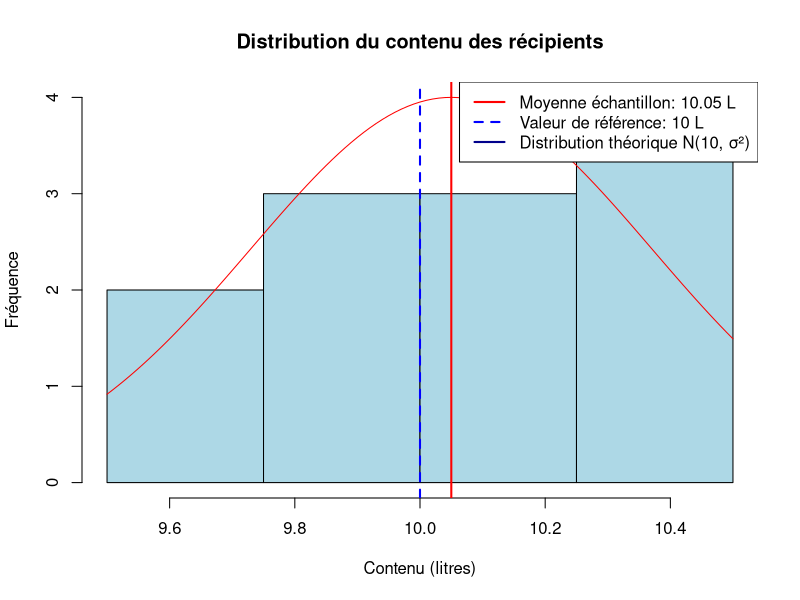

Generate this figure with R:
# Données des contenus en litres
contenus <- c(10.1, 9.8, 10.2, 10.3, 10.4, 9.8, 9.9, 10.4, 10.2, 9.5, 10.4, 9.6)

# Paramètres
n <- length(contenus)         # Taille de l'échantillon
mu0 <- 10                     # Valeur de référence à tester
alpha <- 0.05                 # Niveau de signification

# Statistiques descriptives
moyenne <- mean(contenus)
ecart_type <- sd(contenus)
erreur_standard <- ecart_type / sqrt(n)

# Affichage des statistiques descriptives
cat("Analyse du contenu des récipients en plastique\n")
cat("--------------------------------------------\n")
cat(sprintf("Nombre d'échantillons: %d\n", n))
cat(sprintf("Contenu moyen: %.4f litres\n", moyenne))
cat(sprintf("Écart-type échantillon: %.4f litres\n", ecart_type))

# Nombre de classes pour l'histogramme (adapté pour petit échantillon)
k <- ceiling(sqrt(n))
cat(sprintf("Nombre de classes pour l'histogramme: %d\n", k))
# Création d'une séquence de classes pour l'histogramme
seq_classes <- seq(9.5, 10.5, by=0.25)

# Création des classes pour l'histogramme et calcul des fréquences observées
hist_obj <- hist(contenus, plot = FALSE, breaks = k)
observed_counts <- hist_obj$counts
breaks <- hist_obj$breaks
mids <- hist_obj$mids

# Calcul des fréquences théoriques selon N(10, σ²)
expected_probs <- diff(pnorm(breaks, mean = mu0, sd = ecart_type))
expected_counts <- expected_probs * n

# Test du chi-deux
chi_stat <- sum((observed_counts - expected_counts)^2 / expected_counts)
df <- length(observed_counts) - 1  # Degrés de liberté
p_value_chi <- pchisq(chi_stat, df = df, lower.tail = FALSE)

# Valeur critique pour le chi-deux
chi_critique <- qchisq(1 - alpha, df = df)

# Affichage des résultats du test chi-deux
cat("\nTest d'hypothèse (chi-deux)\n")
cat(sprintf("H0: La distribution suit une loi N(%.1f, σ²)\n", mu0))
cat(sprintf("H1: La distribution ne suit pas une loi N(%.1f, σ²)\n", mu0))
cat(sprintf("Statistique chi-deux calculée: %.4f\n", chi_stat))
cat(sprintf("Valeur critique (α = %.2f, dl = %d): %.4f\n", alpha, df, chi_critique))
cat(sprintf("p-value: %.4f\n", p_value_chi))

# Conclusion du test chi-deux
cat("\nConclusion:\n")
if (chi_stat > chi_critique) {
  cat(sprintf("Comme χ² = %.4f > %.4f et p-value = %.4f < %.2f, nous rejetons H0.\n",
              chi_stat, chi_critique, p_value_chi, alpha))

  if (moyenne > mu0) {
    cat("De plus, la moyenne échantillon (%.4f) est supérieure à 10.\n", moyenne)
    cat("On peut affirmer, avec un faible risque de se tromper, que le contenu moyen est strictement supérieur à 10 litres.\n")
  } else {
    cat("Cependant, la moyenne échantillon (%.4f) n'est pas supérieure à 10.\n", moyenne)
    cat("On ne peut pas conclure que le contenu moyen est strictement supérieur à 10 litres.\n")
  }
} else {
  cat(sprintf("Comme χ² = %.4f < %.4f et p-value = %.4f > %.2f, nous ne pouvons pas rejeter H0.\n",
              chi_stat, chi_critique, p_value_chi, alpha))
  cat("On ne peut pas affirmer, avec un faible risque de se tromper, que le contenu moyen est strictement supérieur à 10 litres.\n")
}

# Représentation graphique
hist(contenus,
     breaks = seq_classes,
     col = "lightblue",
     main = "Distribution du contenu des récipients",
     xlab = "Contenu (litres)",
     ylab = "Fréquence",
     freq = TRUE)

# Tracer la distribution théorique
max_density <- max(dnorm(seq(min(contenus), max(contenus), length.out=100), mean=moyenne, sd=ecart_type))
scale_factor <- 4 / max_density  # Ajuste pour que le sommet de la courbe atteigne 11
# Tracer la courbe ajustée
curve(scale_factor * dnorm(x, mean = moyenne, sd = ecart_type), add = TRUE, col = "red")

# Ajout de lignes verticales pour la moyenne échantillon et la valeur de référence
abline(v = moyenne, col = "red", lwd = 2)
abline(v = mu0, col = "blue", lwd = 2, lty = 2)

# Légende
legend("topright",
       legend = c(paste("Moyenne échantillon:", round(moyenne, 4), "L"),
                  paste("Valeur de référence:", mu0, "L"),
                  "Distribution théorique N(10, σ²)"),
       col = c("red", "blue", "darkblue"),
       lwd = c(2, 2, 2),
       lty = c(1, 2, 1))

# Alternative avec la fonction intégrée
cat("\nRésultat avec la fonction intégrée chisq.test():\n")
chitest <- chisq.test(observed_counts, p = expected_probs, rescale.p = TRUE)
print(chitest)

# Afficher les effectifs par classe
cat("\nEffectifs par classe:\n")
for(i in seq_along(observed_counts)) {
  cat(sprintf("Classe %d [%.2f-%.2f]: Observés = %.0f, Attendus = %.2f\n",
              i, breaks[i], breaks[i+1], observed_counts[i], expected_counts[i]))
}

# Vérification avec le test de Kolmogorov-Smirnov
ks_test <- ks.test(contenus, "pnorm", mean = mu0, sd = ecart_type)
cat("\nRésultat du test de Kolmogorov-Smirnov:\n")
print(ks_test)

# Comparaison des p-values des deux tests
cat("\nComparaison des p-values:\n")
cat(sprintf("Test du chi-deux: %.4f\n", chitest$p.value))
cat(sprintf("Test de Kolmogorov-Smirnov: %.4f\n", ks_test$p.value))

# Verification avec le test de Student
t_test <- t.test(contenus, mu = mu0)
cat("\nRésultat du test de Student:\n")
print(t_test)

# Comparaison des p-values des trois tests
cat("\nComparaison des p-values:\n")
cat(sprintf("Test du chi-deux: %.4f\n", chitest$p.value))
cat(sprintf("Test de Kolmogorov-Smirnov: %.4f\n", ks_test$p.value))
cat(sprintf("Test de Student: %.4f\n", t_test$p.value))